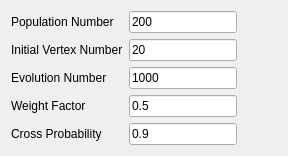
              <widget class="QWidget" name="tab_13">
               <attribute name="title">
                <string>DE</string>
               </attribute>
               <layout class="QHBoxLayout" name="horizontalLayout_30">
                <item>
                 <layout class="QGridLayout" name="gridLayout_4">
                  <item row="1" column="0">
                   <widget class="QLabel" name="label_7">
                    <property name="text">
                     <string>Initial Vertex Number</string>
                    </property>
                   </widget>
                  </item>
                  <item row="2" column="0">
                   <widget class="QLabel" name="label_8">
                    <property name="text">
                     <string>Evolution Number</string>
                    </property>
                   </widget>
                  </item>
                  <item row="3" column="0">
                   <widget class="QLabel" name="label_9">
                    <property name="text">
                     <string>Weight Factor</string>
                    </property>
                   </widget>
                  </item>
                  <item row="0" column="0">
                   <widget class="QLabel" name="label_6">
                    <property name="text">
                     <string>Population Number</string>
                    </property>
                   </widget>
                  </item>
                  <item row="0" column="1">
                   <widget class="QLineEdit" name="lineEdit_Popnum">
                    <property name="text">
                     <string>200</string>
                    </property>
                   </widget>
                  </item>
                  <item row="1" column="1">
                   <widget class="QLineEdit" name="lineEdit_IniVnum">
                    <property name="text">
                     <string>20</string>
                    </property>
                   </widget>
                  </item>
                  <item row="2" column="1">
                   <widget class="QLineEdit" name="lineEdit_ENum">
                    <property name="text">
                     <string>1000</string>
                    </property>
                   </widget>
                  </item>
                  <item row="3" column="1">
                   <widget class="QLineEdit" name="lineEdit_WF">
                    <property name="text">
                     <string>0.5</string>
                    </property>
                   </widget>
                  </item>
                  <item row="4" column="1">
                   <widget class="QLineEdit" name="lineEdit_CP">
                    <property name="text">
                     <string>0.9</string>
                    </property>
                   </widget>
                  </item>
                  <item row="4" column="0">
                   <widget class="QLabel" name="label_10">
                    <property name="text">
                     <string>Cross Probability</string>
                    </property>
                   </widget>
                  </item>
                 </layout>
                </item>
                <item>
                 <spacer name="horizontalSpacer_48">
                  <property name="orientation">
                   <enum>Qt::Horizontal</enum>
                  </property>
                  <property name="sizeHint" stdset="0">
                   <size>
                    <width>40</width>
                    <height>20</height>
                   </size>
                  </property>
                 </spacer>
                </item>
               </layout>
              </widget>
